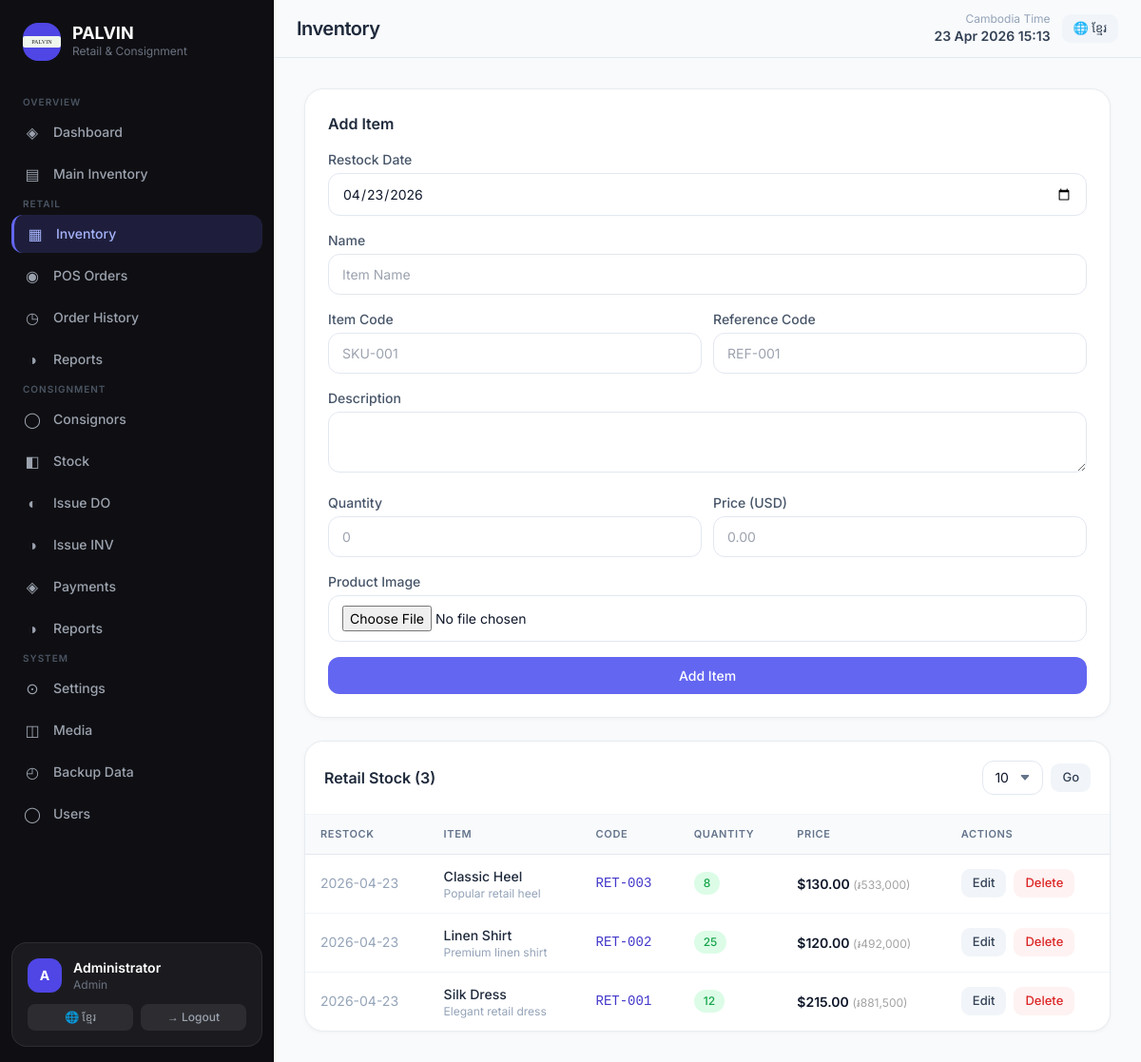
Page /retail_inventory.php (signed in) on the committed database.
### tables this page shows
CREATE TABLE retail_inventory (
    id INT AUTO_INCREMENT PRIMARY KEY,
    restock_date DATE NULL,
    item_name VARCHAR(180) NOT NULL,
    item_code VARCHAR(120) NOT NULL,
    reference_code VARCHAR(120) NULL,
    description_text TEXT NULL,
    quantity INT NOT NULL DEFAULT 0,
    price DECIMAL(12,2) NOT NULL DEFAULT 0,
    image_path VARCHAR(255) NULL
);

### includes/lang.php (called while the page is built, shortened)
<?php
if (!function_exists('get_lang')) {
function get_lang(): string {
    return $_SESSION['lang'] ?? 'en';
}}
if (!function_exists('t')) {
function t(string $key, array $replace = []): string {
    static $strings = null;
    if ($strings === null) {
        $lang = get_lang();
        $strings = lang_strings($lang);
    }
    $text = $strings[$key] ?? $key;
    return $text;
}}
if (!function_exists('lang_strings')) {
function lang_strings(string $lang): array {
    return $lang === 'km' ? $km : $en;
}}

### retail_inventory.php (the view, shortened to what this page needs)
<?php
require __DIR__ . '/includes/bootstrap.php';
$edit = isset($_GET['edit']) ? db_one($pdo,'SELECT * FROM retail_inventory WHERE id=?',[(int)$_GET['edit']]) : null;
$total = (int)db_value($pdo,'SELECT COUNT(*) FROM retail_inventory');
$meta = paginate_meta($total, 10, 50);
$rows = db_all($pdo,'SELECT * FROM retail_inventory ORDER BY id DESC LIMIT '.(int)$meta['per_page'].' OFFSET '.(int)$meta['offset']);
require __DIR__ . '/includes/header.php';
?>
<div class="grid gap-6 xl:grid-cols-[380px,1fr]">
    <form method="post" enctype="multipart/form-data" class="pvn-card p-6 space-y-4 no-print">
        <div class="flex items-center justify-between">
            <h3 class="font-semibold text-slate-800"><?= $edit ? t('edit') : t('add') ?> Item</h3>
        </div>
        <div>
            <label class="block text-sm font-medium text-slate-600 mb-1">Restock Date</label>
            <input type="date" name="restock_date" value="<?= e($edit['restock_date']??date('Y-m-d')) ?>" class="pvn-input" required>
        </div>
        <div>
            <label class="block text-sm font-medium text-slate-600 mb-1"><?= t('name') ?></label>
            <input name="item_name" value="<?= e($edit['item_name']??'') ?>" class="pvn-input" placeholder="Item Name" required>
        </div>
        <div class="grid grid-cols-2 gap-3">
            <div>
                <label class="block text-sm font-medium text-slate-600 mb-1">Item Code</label>
                <input name="item_code" value="<?= e($edit['item_code']??'') ?>" class="pvn-input" placeholder="SKU-001" required>
            </div>
            <div>
                <label class="block text-sm font-medium text-slate-600 mb-1">Reference Code</label>
                <input name="reference_code" value="<?= e($edit['reference_code']??'') ?>" class="pvn-input" placeholder="REF-001">
            </div>
        </div>
        <div>
            <label class="block text-sm font-medium text-slate-600 mb-1">Description</label>
            <textarea name="description_text" class="pvn-input" rows="2"><?= e($edit['description_text']??'') ?></textarea>
        </div>
        <div class="grid grid-cols-2 gap-3">
            <div>
                <label class="block text-sm font-medium text-slate-600 mb-1"><?= t('quantity') ?></label>
                <input type="number" name="quantity" value="<?= e((string)($edit['quantity']??'')) ?>" class="pvn-input" placeholder="0" required>
            </div>
            <div>
                <label class="block text-sm font-medium text-slate-600 mb-1"><?= t('price') ?> (USD)</label>
                <input type="number" step="0.01" name="price" value="<?= e((string)($edit['price']??'')) ?>" class="pvn-input" placeholder="0.00" required>
            </div>
        </div>
        <div>
            <label class="block text-sm font-medium text-slate-600 mb-1">Product Image</label>
            <input type="file" name="image" class="pvn-input" accept="image/*">
        </div>
        <button type="submit" class="pvn-btn pvn-btn-primary w-full justify-center">
            <?= $edit ? t('save') : t('add') ?> Item
        </button>
    </form>
    <div class="pvn-card overflow-hidden">
        <div class="flex items-center justify-between p-5 border-b border-slate-100">
            <h3 class="font-semibold text-slate-800">Retail Stock (<?= $total ?>)</h3>
            <form class="flex items-center gap-2">
                <select name="per_page" class="pvn-input pvn-select text-sm" style="padding:7px 32px 7px 12px;">
                    <?php foreach ([8,10,20,50] as $opt): ?><option value="<?= $opt ?>" <?= $meta['per_page']===$opt?'selected':'' ?>><?= $opt ?></option><?php endforeach; ?>
                </select>
                <button class="pvn-btn pvn-btn-secondary pvn-btn-sm">Go</button>
            </form>
        </div>
        <div class="overflow-x-auto">
            <table class="pvn-table">
                <thead>
                    <tr>
                        <th>Restock</th><th>Item</th><th>Code</th><th><?= t('quantity') ?></th><th><?= t('price') ?></th><th class="no-print"><?= t('actions') ?></th>
                    </tr>
                </thead>
                <tbody>
                    <?php foreach ($rows as $row): ?>
                    <tr>
                        <td class="text-xs text-slate-400"><?= e($row['restock_date']) ?></td>
                        <td>
                            <div class="flex items-center gap-3">
                                <div>
                                    <div class="font-medium text-slate-800"><?= e($row['item_name']) ?></div>
                                    <?php if ($row['description_text']): ?><div class="text-xs text-slate-400 truncate max-w-[200px]"><?= e($row['description_text']) ?></div><?php endif; ?>
                                </div>
                            </div>
                        </td>
                        <td class="font-mono text-xs text-indigo-700"><?= e($row['item_code']) ?></td>
                        <td>
                            <span class="pvn-badge <?= (int)$row['quantity'] <= 5 ? 'pvn-badge-amber' : 'pvn-badge-green' ?>">
                                <?= (int)$row['quantity'] ?>
                            </span>
                        </td>
                        <td class="font-semibold"><?= money_dual($pdo, $row['price'], true) ?></td>
                        <td class="no-print">
                            <div class="flex gap-2">
                                <a href="?edit=<?= (int)$row['id'] ?>" class="pvn-btn pvn-btn-secondary pvn-btn-sm"><?= t('edit') ?></a>
                                <a href="?delete=<?= (int)$row['id'] ?>" class="pvn-btn pvn-btn-danger pvn-btn-sm" data-confirm="<?= e(t('confirm_delete')) ?>"><?= t('delete') ?></a>
                            </div>
                        </td>
                    </tr>
                    <?php endforeach; ?>
                </tbody>
            </table>
        </div>
    </div>
</div>
<?php require __DIR__ . '/includes/footer.php'; ?>

### includes/functions.php (shortened to what this page needs)
<?php
if (!function_exists('e')) {
function e($value = null): string {
    return htmlspecialchars((string)$value, ENT_QUOTES, 'UTF-8');
}}
if (!function_exists('db_one')) {
function db_one(PDO $pdo, string $sql, array $params = []) {
    $stmt = $pdo->prepare($sql); $stmt->execute($params); return $stmt->fetch();
}}
if (!function_exists('db_all')) {
function db_all(PDO $pdo, string $sql, array $params = []): array {
    $stmt = $pdo->prepare($sql); $stmt->execute($params); return $stmt->fetchAll();
}}
if (!function_exists('db_value')) {
function db_value(PDO $pdo, string $sql, array $params = [], $default = 0) {
    $row = db_one($pdo, $sql, $params);
    return array_values($row)[0] ?? $default;
}}
if (!function_exists('setting')) {
function setting(PDO $pdo, string $key, ?string $default = ''): string {
    try {
        $row = db_one($pdo, 'SELECT setting_value FROM system_settings WHERE setting_key = ?', [$key]);
        return $row['setting_value'] ?? (string)$default;
    } catch (Throwable $e) {
        return (string)$default;
    }
}}
if (!function_exists('money_dual')) {
function money_dual(PDO $pdo, $value, bool $inline = false): string {
    $usd = (float)$value;
    $rate = (float)setting($pdo, 'exchange_rate', '4100');
    $khr = $usd * $rate;
    $display = setting($pdo, 'currency_display', 'both');
    $usdStr = '$' . number_format($usd, 2);
    $khrStr = '&#x17DB;' . number_format($khr, 0);
    if ($inline) return $usdStr . ' <span class="text-neutral-400 text-xs font-normal">(' . $khrStr . ')</span>';
    return $usdStr . '<br><span class="text-xs text-neutral-400 font-normal">' . $khrStr . '</span>';
}}
if (!function_exists('paginate_meta')) {
function paginate_meta(int $total, int $defaultPerPage = 10, int $maxPerPage = 50): array {
    $raw = $_GET['per_page'] ?? $defaultPerPage;
    $perPage = (int)$raw;
    $page = (int)($_GET['page'] ?? 1);
    $pages = max(1, (int)ceil($total / max(1, $perPage)));
    return ['page'=>$page,'per_page'=>$perPage,'pages'=>$pages,'offset'=>($page-1)*$perPage,'total'=>$total,'show_all'=>false];
}}

### rows in the picture
retail_inventory: restock_date "2026-04-23", item_name "Classic Heel", description_text "Popular retail heel", item_code "RET-003", quantity "8", price "$130.00", price "៛533,000"
retail_inventory: restock_date "2026-04-23", item_name "Linen Shirt", description_text "Premium linen shirt", item_code "RET-002", quantity "25", price "$120.00", price "៛492,000"
retail_inventory: restock_date "2026-04-23", item_name "Silk Dress", description_text "Elegant retail dress", item_code "RET-001", quantity "12", price "$215.00", price "៛881,500"

### other values in the picture
$group['title'] "OVERVIEW"
$info['icon'] "◈"
$info['label'] "Dashboard"
$info['icon'] "▤"
$info['label'] "Main Inventory"
$group['title'] "RETAIL"
$info['icon'] "▦"
$info['label'] "Inventory"
$info['icon'] "◉"
$info['label'] "POS Orders"
$info['icon'] "◷"
$info['label'] "Order History"
$info['icon'] "◑"
$info['label'] "Reports"
$group['title'] "CONSIGNMENT"
